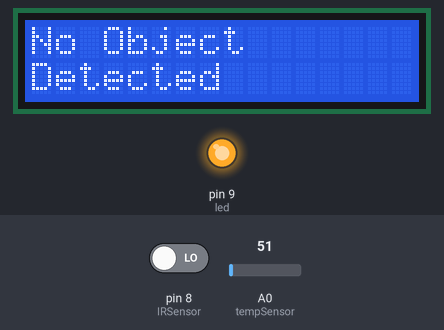
A sketch run on a simulated Arduino Uno, built with avr-gcc and run on an emulated ATmega328P. On the bench: 16×2 character LCD, output pins drawn as LEDs (lit = HIGH). The inputs (shaded band) are chosen by the test bench; at power-on: pin 8 (IRSensor) LOW, A0 (tempSensor) = 51.

Above: at 2.2 s.
2.3 s: pin 8 (IRSensor) driven HIGH
At 3.9 s:
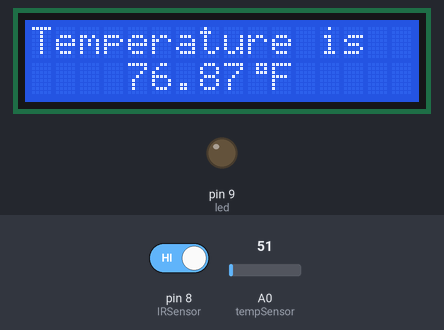
6.4 s: A0 (tempSensor) set to 68
At 7.8 s:
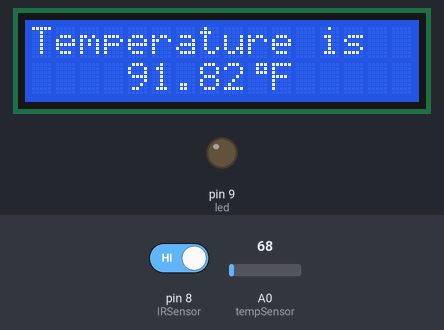
9.6 s: A0 (tempSensor) set to 83
At 13.0 s:
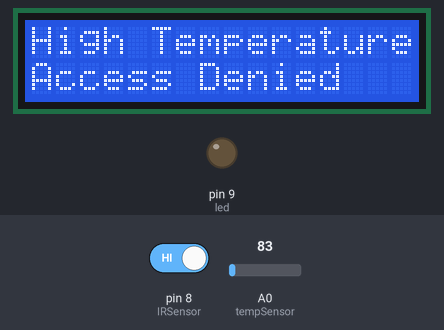
13.7 s: A0 (tempSensor) set to 71
At 17.0 s:
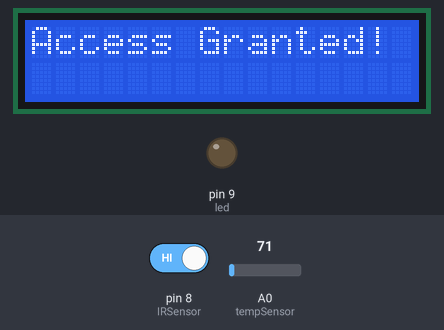
17.7 s: pin 8 (IRSensor) driven LOW
At 19.6 s:
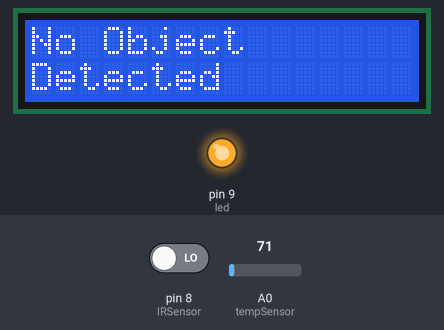
Timing chart, 0 to 21.1 s (numbered marks = the images above; inputs shaded):
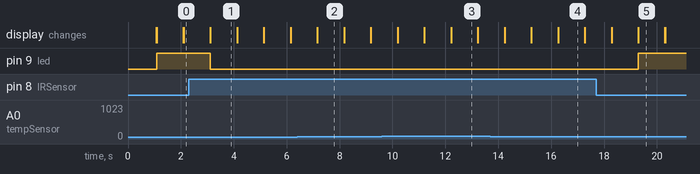

Measured:
- the behaviour switches between 76 and 77 on A0 (tempSensor) (found by bisection; images 2 and 3)
- after the input at 2.3 s, pin 9 (led): HIGH → LOW after 0.81 s; the display: first differs from a run without the input after 0.82 s (image 1)
- after the input at 6.4 s, the display: changes after 0.76 s (image 2)
- after the input at 9.6 s, the display: first differs from a run without the input after 1.6 s (image 3 shows a later state)
- after the input at 13.7 s, the display: first differs from a run without the input after 1.6 s (image 4 shows a later state)
- after the input at 17.7 s, pin 9 (led): LOW → HIGH after 1.6 s; the display: first differs from a run without the input after 1.6 s (image 5)
- what the display in image 1 shows lasts 1.0 s, from 3.1 s to 4.1 s

The sketch:

IR_Thermometer.ino
```cpp
#include<LiquidCrystal.h>
LiquidCrystal lcd(7,6,5,4,3,2);

//Infrared Sensor
const int IRSensor = 8;
const int led = 9;

//Temperature Sensor
const int tempSensor = A0;
byte degree_symbol[8] =
              {
                0b00111,
                0b00101,
                0b00111,
                0b00000,
                0b00000,
                0b00000,
                0b00000,
                0b00000
              };
void setup() {
  // put your setup code here, to run once:
  {
  //IR Sensor
  pinMode(IRSensor,INPUT);
  pinMode(led,OUTPUT);

  //Temperature LCD Display
  pinMode(tempSensor, INPUT);
  lcd.begin(16,2);
  lcd.createChar(1, degree_symbol);
  lcd.setCursor(0,0);
  lcd.print("Temperature");
  lcd.setCursor(0,1);
  lcd.print("  Sensor  ");
  delay(1000);
  lcd.clear();
}

}

void loop() {
  // put your main code here, to run repeatedly:
  int sensorState = digitalRead(IRSensor);
  //Temperature calculation
  float temp_reading=analogRead(tempSensor);
  float temp_celcius=temp_reading*(5.0/1023.0)*100;
  float temp_farenheit = (temp_celcius*1.8)+32;
  delay(10);

  //Object detected,Will display temperature on LCD
  if(sensorState == HIGH) //If IR Sensor detects an Obstacle/Object,then sensorState is HIGH
  {
    digitalWrite(led,LOW); //IR Sensor led Off

    lcd.clear();
    lcd.setCursor(0,0);
    lcd.print("Temperature is");
    lcd.setCursor(4,1);
    lcd.print(temp_farenheit);
    lcd.write(1);
    lcd.print("F");
    delay(1000);
    lcd.clear();
    //Checking Fever
    if(temp_celcius>=37.5)
    {
    lcd.clear();
    lcd.setCursor(0,0);
    lcd.print("High Temperature");
    lcd.setCursor(0,1);
    lcd.print("Access Denied");
    delay(1000);
    }
    else
    {
    lcd.clear();
    lcd.setCursor(0,0);
    lcd.print("Access Granted!");
    delay(1000);
    }
  }
  //No object detected,Will not display temperature on LCD
  else       //If IR Sensor doesn't detects an Obstacle/Object,then sensorState is LOW
  {
    digitalWrite(led,HIGH);
    lcd.clear();
    lcd.setCursor(0,0);
    lcd.print("No Object");
    lcd.setCursor(0,1);
    lcd.print("Detected");
    delay(1000);
    lcd.clear();
  }

}
```
